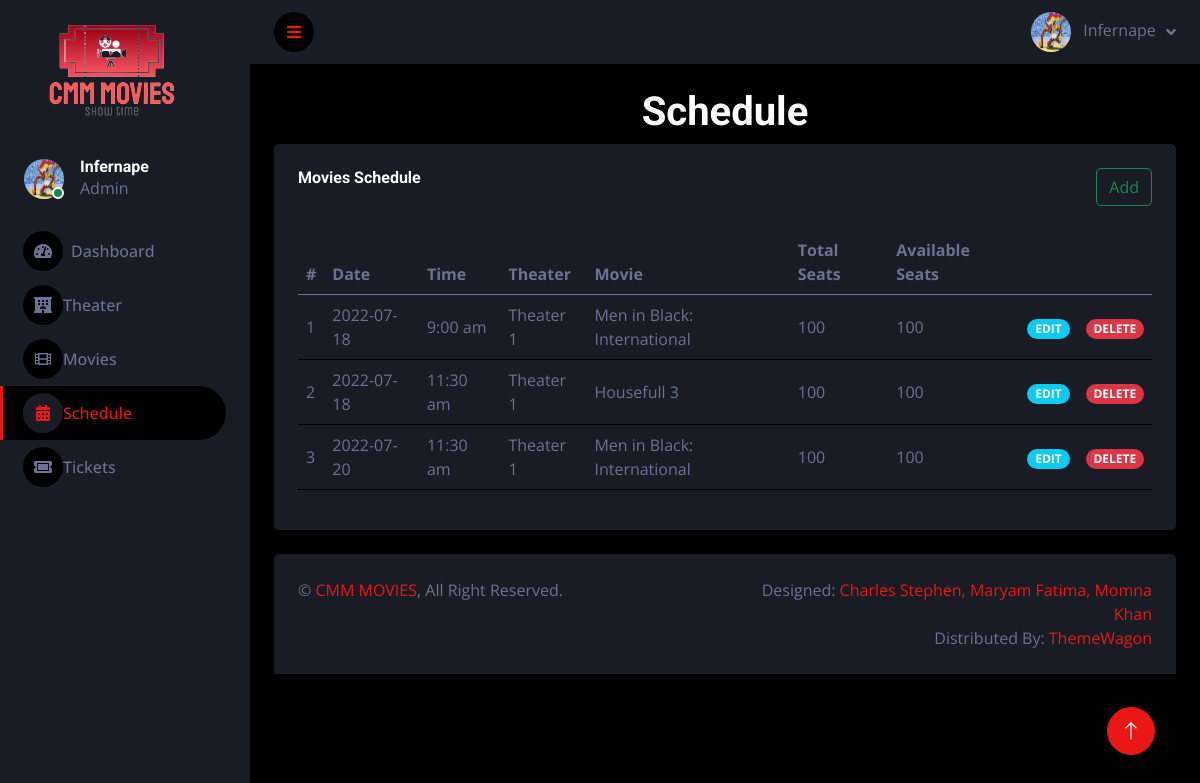
The page /admin/schedule.php (signed in) on the database as committed earlier.
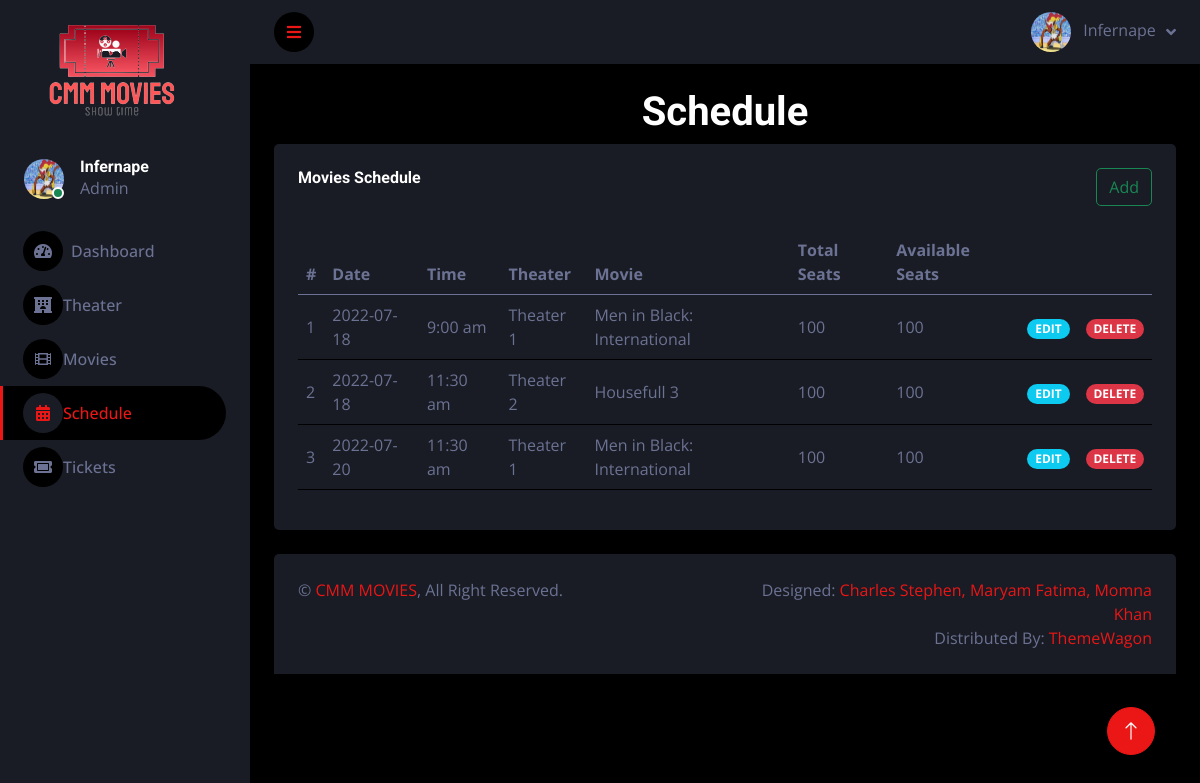
The same page on the database as committed later.
### tables this page shows
CREATE TABLE `movie_sch2` (
  `id` int(11) NOT NULL,
  `movie_date` date NOT NULL,
  `movie_time_id` int(11) NOT NULL,
  `theater_id` int(11) NOT NULL,
  `movie_id` int(11) NOT NULL,
  `total_seats` int(11) NOT NULL,
  `available_seats` int(11) NOT NULL,
  `box_seats` int(11) NOT NULL,
  `gold_seats` int(11) NOT NULL,
  `platinum_seats` int(11) NOT NULL
);

CREATE TABLE `movie_time` (
  `id` int(11) NOT NULL,
  `time` varchar(255) NOT NULL
);

CREATE TABLE `theater` (
  `id` int(11) NOT NULL,
  `name` varchar(255) NOT NULL,
  `screen` varchar(255) NOT NULL,
  `seats` int(11) NOT NULL
);

CREATE TABLE `allmovies` (
  `id` int(11) NOT NULL,
  `movie_cover` varchar(255) NOT NULL,
  `movie_name` varchar(225) NOT NULL,
  `trailer` longtext NOT NULL,
  `movie_description` longtext NOT NULL,
  `genre` longtext NOT NULL,
  `country` varchar(255) NOT NULL,
  `cast` longtext NOT NULL
);

### admin/schedule.php (the view, shortened to what this page needs)
        <?php
    $db = mysqli_connect("localhost", "root", "", "my_movie");
        ?>
<!DOCTYPE html>
<html lang="en">
<head>
    <link href="https://cdnjs.cloudflare.com/ajax/libs/font-awesome/5.10.0/css/all.min.css" rel="stylesheet">
    <link href="https://cdn.jsdelivr.net/npm/bootstrap-icons@1.4.1/font/bootstrap-icons.css" rel="stylesheet">
    <link href="lib/owlcarousel/assets/owl.carousel.min.css" rel="stylesheet">
    <link href="lib/tempusdominus/css/tempusdominus-bootstrap-4.min.css" rel="stylesheet" />
    <link href="css/bootstrap.min.css" rel="stylesheet">
    <link href="css/style.css" rel="stylesheet">
</head>
<body>
    <div class="container-fluid position-relative d-flex p-0">
        <div class="sidebar pe-4 pb-3">
            <nav class="navbar bg-secondary navbar-dark">
                <a href="index.php" class="ms-auto me-auto navbar-brand mx-4 mb-3">
                    <h3 class="text-primary"><img src="./img/signage-removebg-preview.png" alt=""></h3>
                </a>
                <div class="d-flex align-items-center ms-4 mb-4">
                    <div class="position-relative">
                        <img class="rounded-circle" src="profile/<?php echo $_SESSION["profile"]; ?>" alt="" style="width: 40px; height: 40px;">
                        <div class="bg-success rounded-circle border border-2 border-white position-absolute end-0 bottom-0 p-1"></div>
                    </div>
                    <div class="ms-3">
                        <h6 class="mb-0"><?php echo $_SESSION["name"]; ?></h6>
                        <span>Admin</span>
                    </div>
                </div>
                <div class="navbar-nav w-100">
                    <a href="index.php" class="nav-item nav-link"><i class="fa fa-tachometer-alt me-2"></i>Dashboard</a>
                    <a href="theater.php" class="nav-item nav-link"><i class="fas fa-hotel"></i>Theater</a>
                    <a href="movie.php" class="nav-item nav-link"><i class="fas fa-film"></i>Movies</a>
                    <a href="schedule.php" class="nav-item nav-link active"><i class="fas fa-calendar-alt"></i>Schedule</a>
                    <a href="tickets.php" class="nav-item nav-link"><i class="fas fa-ticket-alt"></i>Tickets</a>
                </div>
            </nav>
        </div>
        <div class="content">
            <nav class="navbar navbar-expand bg-secondary navbar-dark sticky-top px-4 py-0">
                <a href="#" class="sidebar-toggler flex-shrink-0">
                    <i class="fa fa-bars"></i>
                </a>
                <div class="navbar-nav align-items-center ms-auto">
                    <div class="nav-item dropdown">
                        <a href="#" class="nav-link dropdown-toggle" data-bs-toggle="dropdown">
                            <img class="rounded-circle me-lg-2" src="profile/<?php echo $_SESSION["profile"]; ?>" alt="" style="width: 40px; height: 40px;">
                            <span class="d-none d-lg-inline-flex"><?php echo $_SESSION["name"]; ?></span>
                        </a>
                    </div>
                </div>
            </nav>
            <div class="container-fluid pt-4 px-4">
                <h1 class="text-center">Schedule</h1>
                <div class="row g-4">
                    <div class="col-12">
                        <div class="bg-secondary rounded h-100 p-4">
                            <div class="d-flex justify-content-between mb-4">
                                <h6>Movies Schedule</h6>
                                <button type="button" class="btn btn-outline-success" data-bs-toggle="modal" data-bs-target="#staticBackdrop1">
                                    Add
                                </button>
                            </div>
                            <div class="table-responsive">
                                <table class="table">
                                    <thead>
                                        <tr>
                                            <th class="col">#</th>
                                            <th scope="col">Date</th>
                                            <th class="col">Time</th>
                                            <th class="col">Theater</th>
                                            <th class="col">Movie</th>
                                            <th class="col">Total Seats</th>
                                            <th class="col">Available Seats</th>
                                        </tr>
                                    </thead>
                                    <tbody>
                                        <?php
                                            $sel = "SELECT * FROM `movie_sch2`";
                                            $result = mysqli_query($db, $sel);
                                            if(mysqli_num_rows($result)) {
                                                $i = 0;
                                                while($row = mysqli_fetch_array($result)) {
                                                    $i++;
                                        ?>
                                        <tr>
                                            <td class="align-middle" scope="row"><?php echo $i; ?></td>
                                            <td class="align-middle">
                                                <?php
                                                    echo $row[1];
                                                ?>
                                            </td>
                                            <td class="align-middle">
                                                <?php
                                                    $sel2 = "SELECT * FROM `movie_time` WHERE `id` = $row[2];";
                                                    $result2 = mysqli_query($db, $sel2);
                                                    $row2 = mysqli_fetch_array($result2);
                                                    echo $row2[1];
                                                ?>
                                            </td>
                                            <td class="align-middle">
                                                <?php
                                                    $sel3 = "SELECT * FROM `theater` WHERE `id` = $row[3];";
                                                    $result3 = mysqli_query($db, $sel3);
                                                    $row3 = mysqli_fetch_array($result3);
                                                    echo $row3[1];
                                                ?>
                                            </td>
                                            <td class="align-middle">
                                                <?php
                                                    $sel4 = "SELECT * FROM `allmovies` WHERE `id` = $row[4];";
                                                    $result4 = mysqli_query($db, $sel4);
                                                    $row4 = mysqli_fetch_array($result4);
                                                    echo $row4[2];
                                                ?>
                                            </td>
                                            <td class="align-middle">
                                                <?php echo $row[5]; ?>
                                            </td>
                                            <td class="align-middle">
                                                <?php echo $row[6]; ?>
                                            </td>
                                            <td class="align-middle"> <a href="schedule_edit.php?id=<?php echo $row[0]; ?>"><span class="badge bg-info rounded-pill badge-sm">EDIT</span></a> </td>
                                            <td class="align-middle"> <span type="button" data-bs-toggle="modal" data-bs-target="#k<?php echo $i; ?>" class="badge bg-danger rounded-pill badge-sm">DELETE</span> </td>
                                        </tr>
                                        <?php
                                                }
                                            }
                                        ?>
                                    </tbody>
                                </table>
                            </div>
                        </div>
                    </div>
                </div>
            </div>
            <div class="container-fluid pt-4 px-4">
                <div class="bg-secondary rounded-top p-4">
                    <div class="row">
                        <div class="col-12 col-sm-6 text-center text-sm-start">
                            &copy; <a href="#">CMM MOVIES</a>, All Right Reserved.
                        </div>
                        <div class="col-12 col-sm-6 text-center text-sm-end">
                            Designed: <a href="#">Charles Stephen, Maryam Fatima, Momna Khan</a>
                            <br>Distributed By: <a href="https://themewagon.com" target="_blank">ThemeWagon</a>
                        </div>
                    </div>
                </div>
            </div>
        </div>
        <a href="#" class="btn btn-lg btn-primary btn-lg-square back-to-top"><i class="bi bi-arrow-up"></i></a>
    </div>
</body>
</html>

### admin/css/style.css (style rules this page uses)
:root { --primary: #EB1616; --secondary: #191C24; --light: #6C7293; --dark: #000000; }
.back-to-top { position: fixed; display: none; right: 45px; bottom: 45px; z-index: 99; }
.btn { transition: .5s; }
.btn-lg-square { width: 48px; height: 48px; }
.btn-square, .btn-sm-square, .btn-lg-square { padding: 0; display: inline-flex; align-items: center; justify-content: center; font-weight: normal; border-radius: 50px; }
.sidebar { position: fixed; top: 0; left: 0; bottom: 0; width: 250px; height: 100vh; overflow-y: auto; background: var(--secondary); transition: 0.5s; z-index: 999; }
.content { margin-left: 250px; min-height: 100vh; background: var(--dark); transition: 0.5s; }
@media (min-width: 992px) { .sidebar { margin-left: 0; } }
@media (min-width: 992px) { .content { width: calc(100% - 250px); } }
.sidebar .navbar .navbar-nav .nav-link { padding: 7px 20px; color: var(--light); font-weight: 500; border-left: 3px solid var(--secondary); border-radius: 0 30px 30px 0; outline: none; }
.sidebar .navbar .navbar-nav .nav-link:hover, .sidebar .navbar .navbar-nav .nav-link.active { color: var(--primary); background: var(--dark); border-color: var(--primary); }
.sidebar .navbar .navbar-nav .nav-link i { width: 40px; height: 40px; display: inline-flex; align-items: center; justify-content: center; background: var(--dark); border-radius: 40px; }
.sidebar .navbar .navbar-nav .nav-link:hover i, .sidebar .navbar .navbar-nav .nav-link.active i { background: var(--secondary); }
.content .navbar .navbar-nav .nav-link { margin-left: 25px; padding: 12px 0; color: var(--light); outline: none; }
.content .navbar .sidebar-toggler, .content .navbar .navbar-nav .nav-link i { width: 40px; height: 40px; display: inline-flex; align-items: center; justify-content: center; background: var(--dark); border-radius: 40px; }
.content .navbar .dropdown-toggle::after { margin-left: 6px; vertical-align: middle; border: none; content: "\f107"; font-family: "Font Awesome 5 Free"; font-weight: 900; transition: .5s; }

Rows that differ between the two databases and show on the page:
changed movie_sch2 "Housefull 3": theater.name "Theater 1" → "Theater 2"
